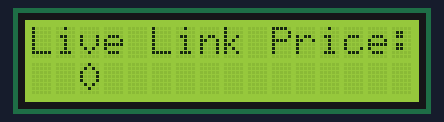
A sketch run on a simulated Arduino Uno, built with avr-gcc and run on an emulated ATmega328P. On the bench: 16×2 character LCD. The modem accepts every AT command (registered, SIM ready, sends succeed) and sends nothing else; what the sketch prints to the serial monitor is not drawn.

Above: at 2.2 s.
At 6.2 s:
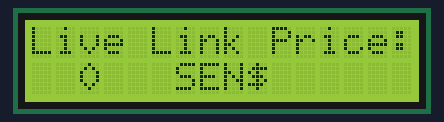

The sketch:

New.ino
```cpp
#include <SoftwareSerial.h>
#include <LiquidCrystal.h>

int rxpin = 8;
int txpin = 9;
SoftwareSerial esp(rxpin,txpin);

LiquidCrystal lcd(12,11,5,4,3,2);
const int backlamb=1;

String AgAdi = "********";
String AgSifresi = "*************";
String ip = "184.106.153.149";

byte chainlink[8] =
{
  B00100,
  B01010,
  B10001,
  B10001,
  B10001,
  B01010,
  B00100,
  B00000,
};


void setup() {
  pinMode(backlamb, OUTPUT);
  lcd.begin(16,2);

  Serial.begin(9600);
  Serial.println("ESP8266 was Started.");

  esp.begin(115200);
  esp.println("AT");
  Serial.println("AT message was sent.");

  while(!esp.find("OK"))
  {
    esp.println("AT");
    Serial.println("Esp8266 hasn't found. We're trying to solve the problems.");
  }

  Serial.println("OK command received.");

   esp.println("AT+CWMODE=1");

   while(!esp.find("OK")){
   esp.println("AT+CWMODE=1");
   Serial.println("Settings are configuring...");
}

  Serial.println("Modül Client olarak ayarlandı.");
  Serial.println("Aga baglaniliyor...");

  esp.println("AT+CWJAP=\""+AgAdi+"\",\""+AgSifresi+"\"");
  while(!esp.find("OK"));
  Serial.println("Aga Baglandi");
  delay(1000);
}

void loop() {
  esp.println("AT+CIPSTART=\"TCP\",\""+ip+"\",80");

  if(esp.find("EROR"))
  {
    Serial.println("AT+CIPSTART Error");
  }

  lcd.clear();
  lcd.setCursor(0,0);
  lcd.print("Live Link Price:");

  lcd.createChar(1, chainlink);// Chainlink Simgesi
  lcd.setCursor(2,1);
  lcd.write(1);

  lcd.setCursor(4,1);
  lcd.print(demonstrater());
  lcd.setCursor(9,1);
  lcd.print("$");
  Serial.println("Connection was stopped");
  esp.println("AT+CIPCLOSE");
  delay(5000);
}

String demonstrater()
{
  String rest = "AT+CIPSEND=90"; //Gönderilecek Karakter Sayisi 90. ("AT+CIPSEND=90")
  rest += "\r\n";
  sendData(rest, 2000, 0);

  String host = "GET https://api.thingspeak.com/apps/thinghttp/send_request?api_key=B4RJ5VQE56PBVQ32";
  host += "\r\n";
  host += "Host:api.thingspeak.com";
  host += "\r\n\r\n\r\n\r\n\r\n";
  String Shower = sendData(host, 2000, 1);  // GET request ( GET /apps/thinghttp/send_request?api_key=XXXXXXXXXXXXXXXX
                                            //               Host: Host_server_name )

// gelen verinin içinden sadece ilgili bölümü alıyoruz.
 int baslangic=Shower.indexOf(':');
 Shower=Shower.substring(baslangic+1,baslangic+6);
 return (Shower);
}

String sendData(String komut, const int zamangecen, boolean debug)
{
  String gelenveri = ""; // Sonradan gelecek verileri alabilmemiz icin baslangcta ici bos bir string olusturduk.
  esp.print(komut); // komut satırını espnin çıkışına yazdırıyoruz.

  long int Zaman = millis();
  while ( (Zaman + zamangecen) > millis())
  {
    while (esp.available())
    {
      // esp'nin bağlantısından gelen veri var ise
      char aradeger = esp.read(); // her bir karakteri okuyup aradeger adlı char degiskenine aktarıyoruz.
      gelenveri += aradeger; // Char formatında toplanan her veriyi,
                             //'gelenveri' adresinin sonuna ekliyor ve alacağımız teksti oluşturuyoruz.
    }
  }

  if (debug)
  {
    Serial.println(gelenveri);
  }
  return gelenveri;
}
```

Measured:
- what the display in image 0 shows lasts 4.1 s, from 2.1 s to 6.2 s
- what the display in image 1 shows lasts 6.0 s, from 6.2 s to 12.2 s
